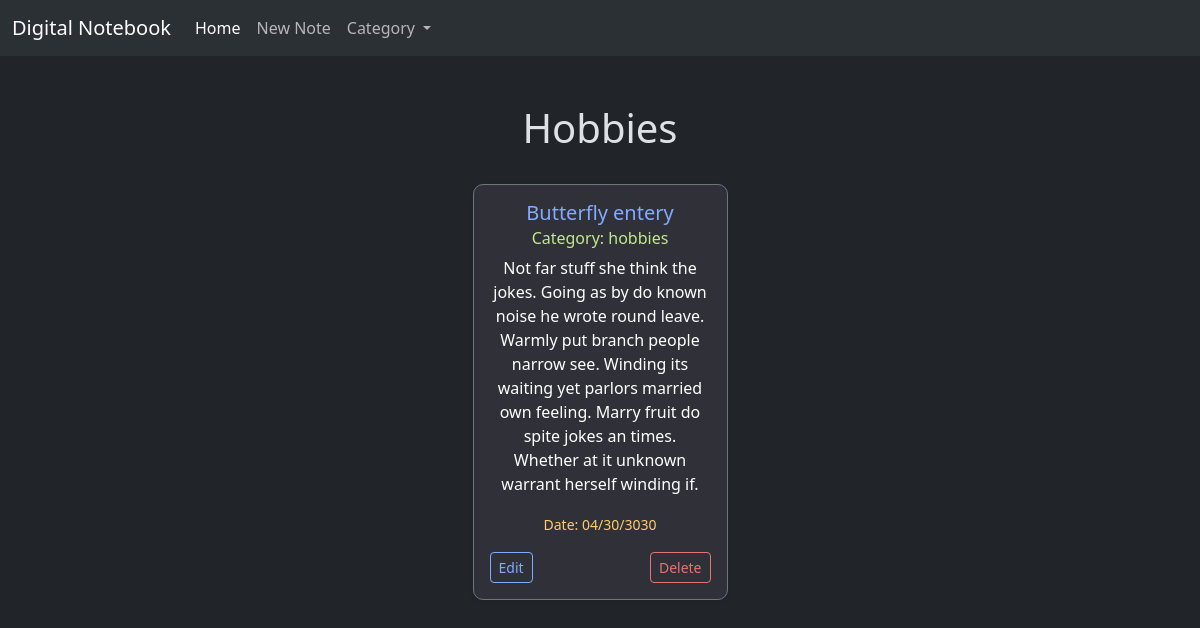
/note/hobbies, run on the app's committed database.
### tables this page shows
CREATE TABLE notes(
                id INTEGER PRIMARY KEY AUTOINCREMENT,
                category TEXT,
                title TEXT,
                content TEXT,
                date TEXT);

### app.py (the view)
@app.route("/note/<category>")
def category(category):
    if not category in CATEGORIES:
        abort(404)
    notes = all_notes_for_selected_category(category)
    return render_template(f'{category}.html', notes=notes)

### app.py (called while the page is built)
def all_notes_for_selected_category(category):
    with sqlite3.connect('notebook.db') as db:
        notes = db.execute('SELECT * FROM notes WHERE category = ?', (category,)).fetchall()
        return notes

### templates/hobbies.html (shortened to what this page needs)
{% extends "layout.html" %}
{% block main %}
    <h1>Hobbies</h1>
    <div class="container py-4">
        <div class="row justify-content-center">
            {% for note in notes %}
                <div class="col-12 col-sm-6 col-md-4 col-lg-3 mb-4">
                    <div class="card shadow-sm border-1 border border-secondary" style="background-color: #303138; border-radius: 10px; color: #57A6A1;">
                        <div class="card-body">
                            <h5 class="card-title " style="color: #82aaff;">{{ note[2] }}</h5>
                            <h6 class="card-subtitle mb-2 " style="color: #c3e88d;">Category: {{ note[1] }}</h6>
                            <p class="card-text" style="color: #ffffff;">{{ note[3] }}</p>
                            <p class="card-date" style="color: #ffcb6b;"><small>Date: {{ note[4] }}</small></p>
                            <div class="d-flex justify-content-between">
                                <form method="GET" action="/edit/{{ note[0] }}">
                                    <button class="btn btn-sm btn-edit-primary">Edit</button>
                                </form>
                                <form method="GET" action="/delete/{{ note[0] }}">
                                    <button class="btn btn-sm btn-delete-primary">Delete</button>
                                </form>
                            </div>
                        </div>
                    </div>
                </div>
            {% endfor %}
        </div>
    </div>
{% endblock %}

### static/styles.css (style rules this page uses)
.btn-edit-primary { --bs-btn-font-weight: 400; --bs-btn-color: #82aaff; --bs-btn-border-color: #82aaff; --bs-btn-hover-color: #ffffff; --bs-btn-hover-bg: #82aaff; --bs-btn-hover-border-color: #82aaff; --bs-btn-active-color: #82aaff; --bs-btn-active-bg: #82aaff; --bs-btn-active-border-color: #82aaff; }
.btn-delete-primary { --bs-btn-font-weight: 400; --bs-btn-color: #e57373; --bs-btn-border-color: #e57373; --bs-btn-hover-color: #ffffff; --bs-btn-hover-bg: #e57373; --bs-btn-hover-border-color: #e57373; --bs-btn-active-color: #e57373; --bs-btn-active-bg: #e57373; --bs-btn-active-border-color: #e57373; }

### data on the page
notes: title "Butterfly entery", category "hobbies", content "Not far stuff she think the jokes. Going as by do known noise he wrote round leave. Warmly put branch people narrow see. Winding its waiting yet parlors married own feeling. Marry fruit do spite jokes an times. Whether at it unknown warrant herself winding if.", date "04/30/3030"
